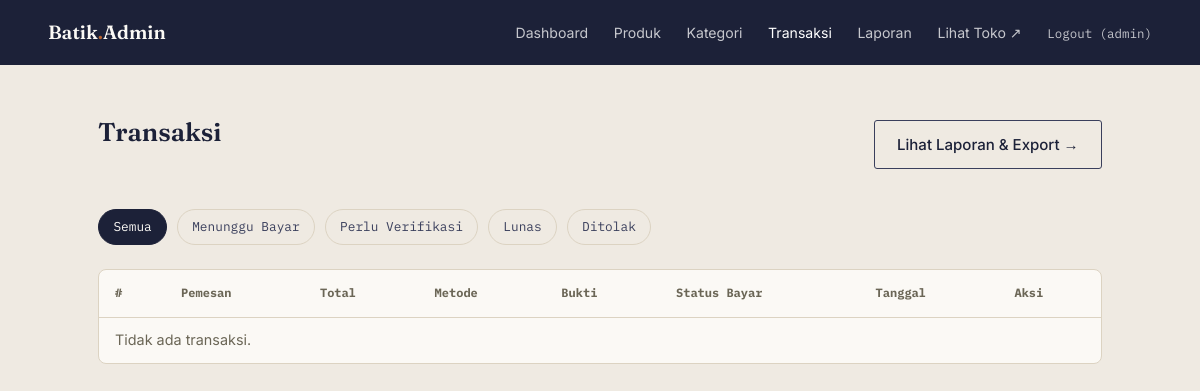
The app's page /admin/pesanan.php (signed in), older data.
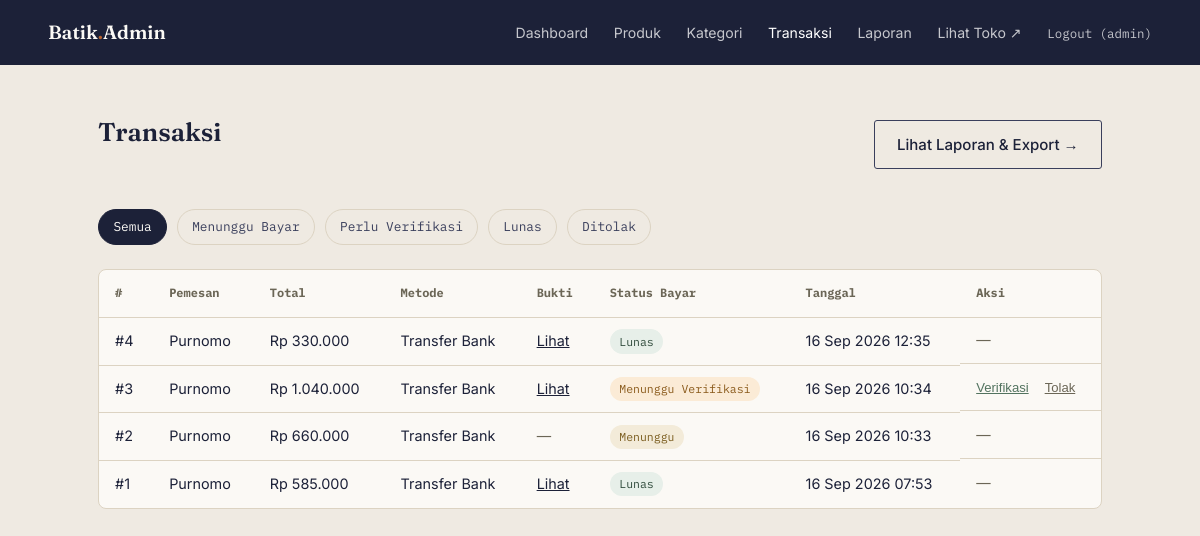
The same page, newer data.
### tables this page shows
CREATE TABLE `pesanan` (
  `id` int NOT NULL,
  `pelanggan_id` int DEFAULT NULL,
  `nama_pemesan` varchar(120) NOT NULL,
  `email` varchar(150) NOT NULL,
  `telepon` varchar(30) NOT NULL,
  `alamat` text NOT NULL,
  `catatan` text,
  `total` decimal(12,2) NOT NULL DEFAULT '0.00',
  `status` enum('baru','diproses','selesai') DEFAULT 'baru',
  `metode_pembayaran` enum('transfer_bank','cod') NOT NULL DEFAULT 'transfer_bank',
  `status_pembayaran` enum('menunggu','menunggu_verifikasi','lunas','ditolak') NOT NULL DEFAULT 'menunggu',
  `bukti_bayar` varchar(255) DEFAULT NULL,
  `dibuat_pada` timestamp NULL DEFAULT CURRENT_TIMESTAMP
);

### includes/helpers.php (called while the page is built, shortened)
<?php
function rupiah(float $angka): string
{
    return 'Rp ' . number_format($angka, 0, ',', '.');
}

### admin/pesanan.php (the view, shortened to what this page needs)
<?php
require_once '../config/database.php';
require_once '../includes/helpers.php';
$filterStatus = $_GET['status'] ?? '';
$sql = "SELECT * FROM pesanan";
$params = [];
$sql .= " ORDER BY dibuat_pada DESC";
$stmt = $pdo->prepare($sql);
$stmt->execute($params);
$pesananList = $stmt->fetchAll();
require_once 'includes/admin_header.php';
?>
<main class="admin-main">
  <div class="admin-main__head">
    <h1>Transaksi</h1>
    <a href="laporan.php" class="btn btn--ghost">Lihat Laporan &amp; Export &rarr;</a>
  </div>
  <div class="filter-chips">
    <a href="pesanan.php" class="chip-link <?= $filterStatus === '' ? 'is-active' : '' ?>">Semua</a>
    <a href="pesanan.php?status=menunggu" class="chip-link <?= $filterStatus === 'menunggu' ? 'is-active' : '' ?>">Menunggu Bayar</a>
    <a href="pesanan.php?status=menunggu_verifikasi" class="chip-link <?= $filterStatus === 'menunggu_verifikasi' ? 'is-active' : '' ?>">Perlu Verifikasi</a>
    <a href="pesanan.php?status=lunas" class="chip-link <?= $filterStatus === 'lunas' ? 'is-active' : '' ?>">Lunas</a>
    <a href="pesanan.php?status=ditolak" class="chip-link <?= $filterStatus === 'ditolak' ? 'is-active' : '' ?>">Ditolak</a>
  </div>
  <div class="admin-table-wrap">
    <table class="admin-table">
      <thead>
        <tr>
          <th>#</th><th>Pemesan</th><th>Total</th><th>Metode</th><th>Bukti</th><th>Status Bayar</th><th>Tanggal</th><th>Aksi</th>
        </tr>
      </thead>
      <tbody>
        <?php foreach ($pesananList as $p): ?>
          <tr>
            <td>#<?= $p['id'] ?></td>
            <td><?= htmlspecialchars($p['nama_pemesan']) ?></td>
            <td><?= rupiah($p['total']) ?></td>
            <td><?= $p['metode_pembayaran'] === 'cod' ? 'COD' : 'Transfer Bank' ?></td>
            <td>
              <?php if ($p['bukti_bayar']): ?>
                <a href="../assets/uploads/bukti/<?= htmlspecialchars($p['bukti_bayar']) ?>" target="_blank">Lihat</a>
              <?php else: ?>
                <span class="empty-state" style="padding:0;">—</span>
              <?php endif; ?>
            </td>
            <td><span class="badge-status badge-status--<?= htmlspecialchars($p['status_pembayaran']) ?>"><?= str_replace('_', ' ', $p['status_pembayaran']) ?></span></td>
            <td><?= date('d M Y H:i', strtotime($p['dibuat_pada'])) ?></td>
            <td class="admin-table__actions">
              <?php if ($p['status_pembayaran'] === 'menunggu_verifikasi'): ?>
                <form method="post" action="pesanan_verifikasi.php" style="display:inline;">
                  <button type="submit" class="link-verify">Verifikasi</button>
                </form>
                <form method="post" action="pesanan_verifikasi.php" style="display:inline;" onsubmit="return confirm('Tolak bukti pembayaran ini?');">
                  <button type="submit" class="link-remove">Tolak</button>
                </form>
              <?php else: ?>
                <span class="empty-state" style="padding:0;">—</span>
              <?php endif; ?>
            </td>
          </tr>
        <?php endforeach; ?>
        <?php if (empty($pesananList)): ?>
          <tr><td colspan="8" class="empty-state">Tidak ada transaksi.</td></tr>
        <?php endif; ?>
      </tbody>
    </table>
  </div>
</main>
<?php require_once 'includes/admin_footer.php'; ?>

Row changes from the older to the newer data that the page shows:
added pesanan: id "4", nama_pemesan "Purnomo", total "Rp 330.000", metode_pembayaran "Transfer Bank", status_pembayaran "Lunas", dibuat_pada "16 Sep 2026 12:35"
added pesanan: id "3", nama_pemesan "Purnomo", total "Rp 1.040.000", metode_pembayaran "Transfer Bank", status_pembayaran "Menunggu Verifikasi", dibuat_pada "16 Sep 2026 10:34"
added pesanan: id "2", nama_pemesan "Purnomo", total "Rp 660.000", metode_pembayaran "Transfer Bank", status_pembayaran "Menunggu", dibuat_pada "16 Sep 2026 10:33"
added pesanan: id "1", nama_pemesan "Purnomo", total "Rp 585.000", metode_pembayaran "Transfer Bank", status_pembayaran "Lunas", dibuat_pada "16 Sep 2026 07:53"
Text that changed along with them:
text no longer shown: "Tidak ada transaksi."
